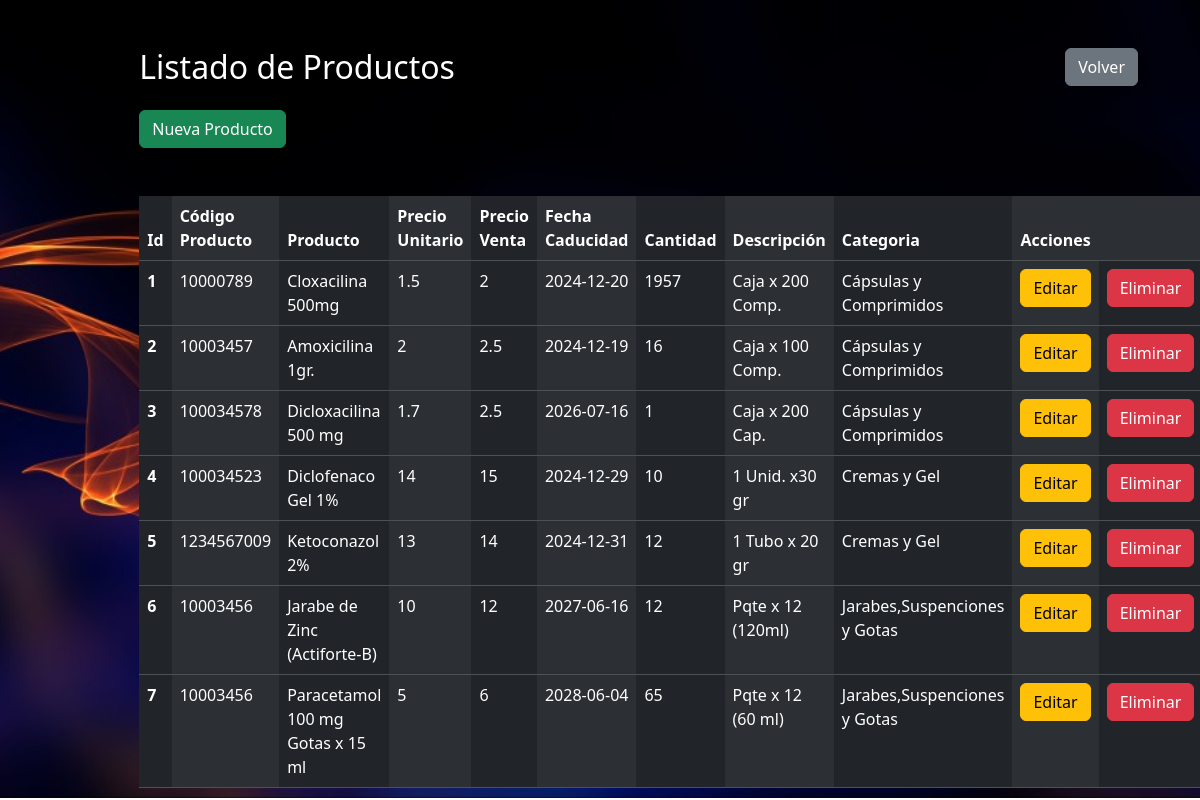
Before: /productos with the older database file.
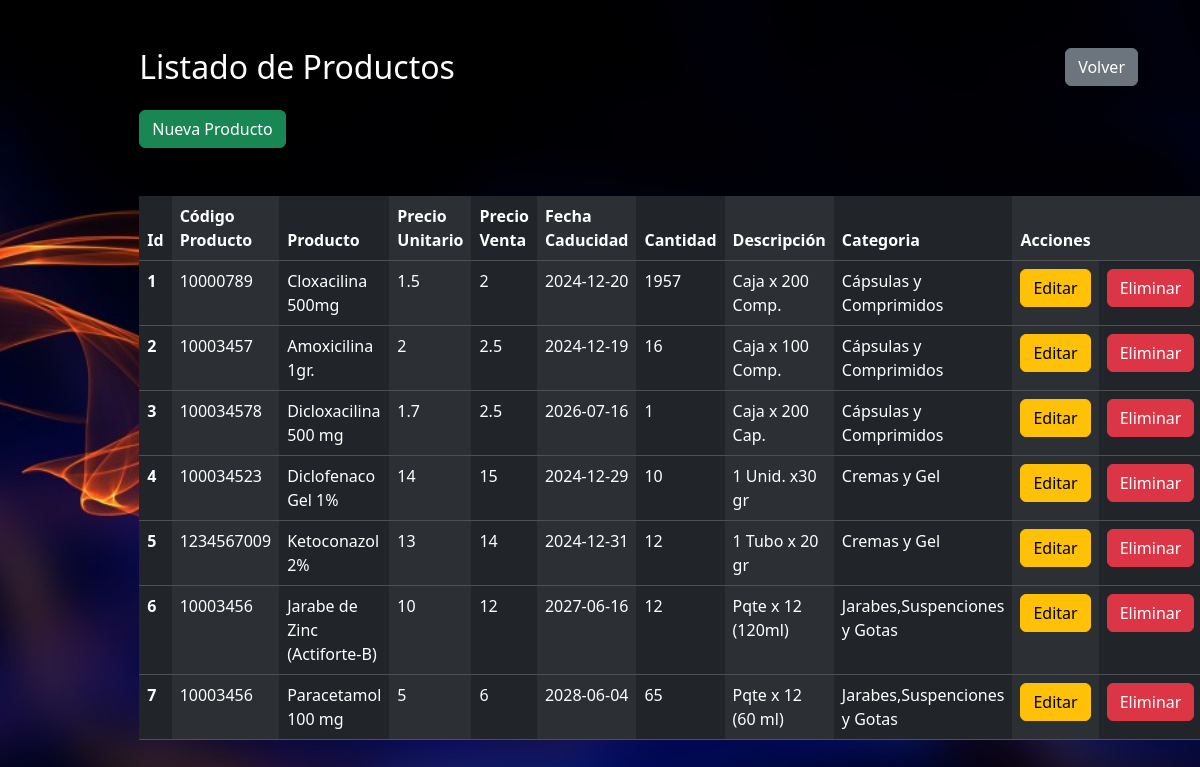
After: the same page with the newer database file.
### tables this page shows
CREATE TABLE producto (
        id_pro INTEGER PRIMARY KEY,
        cod_pro INTEGER NOT NULL,
        nombre_pro TEXT UNIQUE NOT NULL,
        precio_unitario INTEGER NOT NULL,
        precio_de_venta INTEGER NOT NULL,
        fecha_caducidad TEXT NOT NULL,
        cantidad INTEGER NOT NULL,
        descripcion TEXT NOT NULL,
        cod_cate INTEGER NOT NULL,
        FOREIGN KEY (cod_cate) REFERENCES categoria (cod_cate)
        );

CREATE TABLE categoria (
        cod_cate INTEGER PRIMARY KEY,
        nombre_cate TEXT NOT NULL,
        cod_prov INTEGER NOT NULL,
        FOREIGN KEY (cod_prov) REFERENCES proveedores (cod_prov)
        );

### app.py (the view)
@app.route("/productos")
def productos():
    conn=sqlite3.connect("sistema_farmacia.db")
    conn.row_factory=sqlite3.Row
    cursor=conn.cursor()
    cursor.execute('''
        SELECT producto.id_pro, producto.cod_pro, producto.nombre_pro, producto.precio_unitario,
               producto.precio_de_venta, producto.fecha_caducidad, producto.cantidad,
               producto.descripcion, categoria.nombre_cate AS nombre_categoria
        FROM producto
        JOIN categoria ON producto.cod_cate = categoria.cod_cate
    ''')
    productos=cursor.fetchall()
    return render_template("productos/listar_productos.html", productos=productos)

### templates/productos/listar_productos.html (shortened to what this page needs)
<!doctype html>
<html lang="es">
  <head>
    <link href="https://cdn.jsdelivr.net/npm/bootstrap@5.3.3/dist/css/bootstrap.min.css" rel="stylesheet">
    <link rel="stylesheet" href="{{ url_for('static', filename='css/estilos_registro_usuario.css') }}">
    <link rel="stylesheet" href="https://cdnjs.cloudflare.com/ajax/libs/sweetalert/2.1.2/sweetalert.min.css">
  </head>
<body>
    <div class="container mt-5">
        <a href="/admin/dashboard" class="btn btn-secondary volver">Volver</a>
        <div class="row justify-content-center">
            <div class="col-12 col-md-10">
                <h2>Listado de Productos</h2>
                <a href="/productos/nuevo" class="btn btn-success mt-3">Nueva Producto</a>
                <table class="table table-hover table-dark table-striped-columns mt-5">
                    <thead>
                        <tr>
                            <th scope="col">Id</th>
                            <th scope="col">Código Producto</th>
                            <th scope="col">Producto</th>
                            <th scope="col">Precio Unitario</th>
                            <th scope="col">Precio Venta</th>
                            <th scope="col">Fecha Caducidad</th>
                            <th scope="col">Cantidad</th>
                            <th scope="col">Descripción</th>
                            <th scope="col">Categoria</th>
                            <th colspan="2">Acciones</th>
                        </tr>
                    </thead>
                    <tbody>
                        {% for item in productos %}
                        <tr>
                            <th scope="row">{{item['id_pro']}}</th>
                            <td>{{item['cod_pro']}}</td>
                            <td>{{item['nombre_pro']}}</td>
                            <td>{{item['precio_unitario']}}</td>
                            <td>{{item['precio_de_venta']}}</td>
                            <td>{{item['fecha_caducidad']}}</td>
                            <td>{{item['cantidad']}}</td>
                            <td>{{item['descripcion']}}</td>
                            <td>{{item['nombre_categoria']}}</td>
                            <td><a href="/productos/editar/{{item['id_pro']}}" class="btn btn-warning">Editar</a></td>
                            <td><a href="/productos/eliminar/{{item['id_pro']}}"  class="btn btn-danger"onclick="mostrarMensajeEliminado()">Eliminar</a></td>
                        </tr>
                        {% endfor %}
                    </tbody>
                </table>
            </div>
        </div>
    </div>
</body>
</html>

Changed rows visible on the page:
changed producto "Pqte x 12 (60 ml)": nombre_pro "Paracetamol 100 mg Gotas x 15 ml" → "Paracetamol 100 mg"
